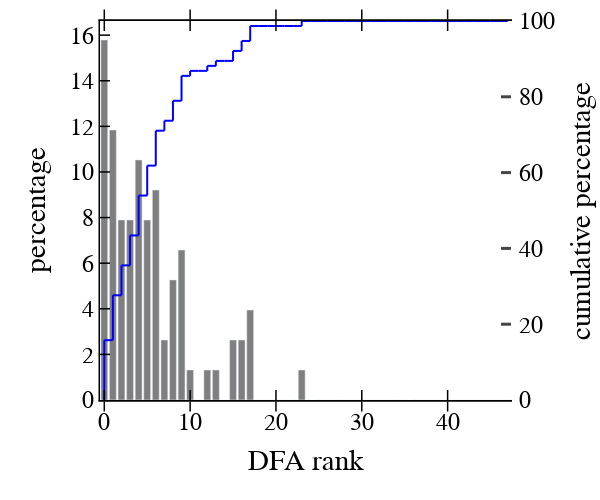

Notebook code cell kept with this figure:
### Markdown cell above
##### DFA ranks

### Code cell
y = []
for ii in range(48):
    y += [len(df_sel[df_sel["ranks"] == ii])*100./len(df_sel)]
data = [go.Bar(x=list(range(48)),
               y=y, name='all', marker_color='rgba(0, 0, 0, 0.5)', showlegend=False),]
xs=list(range(48))
ys=[np.sum(y[:ii])*100./np.sum(y) for ii in xs]
for ii in range(47):
    data += [go.Scatter(x=[xs[ii], xs[ii]], y=[ys[ii], ys[ii+1]], mode='lines', yaxis="y2", line=dict(color='blue', width=2, dash='solid'), showlegend=False)]
    data += [go.Scatter(x=[xs[ii], xs[ii+1]], y=[ys[ii+1], ys[ii+1]], mode='lines', yaxis="y2", line=dict(color='blue', width=2, dash='solid'), showlegend=False)]
layout = go.Layout()
layout.update(glob_layout)
layout.legend.update(x=1, y=1, bgcolor="rgba(0,0,0,0)")
layout["xaxis"].update({'title': "DFA rank"})
layout["yaxis"].update({'title': "percentage", "mirror": False})
layout.update({"yaxis2": dict(
    title="cumulative percentage",
    titlefont=dict(color="black"),
    tickfont=dict(color="black"),
    anchor="free",
    overlaying="y",
    side="right",
    position=1,
    range=[0, 100],
    showgrid=True,  
    zeroline=True, 
    ticks="inside", 
    showline=True,
    tickwidth=3, 
    linewidth=3, 
    ticklen=10,
#     mirror=True,
)},)
layout.update(width=600, height=500, boxmode='group')
fig = dict(data=data, layout=layout)
iplot(fig)

### Figure 1 — Plotly figure (JSON) as saved in the notebook; plotly's stock layout.template omitted (floating-point values rounded to 4 significant figures)
{"data": [{"marker": {"color": "rgba(0, 0, 0, 0.5)"}, "name": "all", "showlegend": false, "type": "bar", "x": [0, 1, 2, 3, 4, 5, 6, 7, 8, 9, 10, 11, 12, 13, 14, 15, 16, 17, 18, 19, 20, 21, 22, 23, 24, 25, 26, 27, 28, 29, 30, 31, 32, 33, 34, 35, 36, 37, 38, 39, 40, 41, 42, 43, 44, 45, 46, 47], "y": [15.79, 11.84, 7.895, 7.895, 10.53, 7.895, 9.211, 2.632, 5.263, 6.579, 1.316, 0, 1.316, 1.316, 0, 2.632, 2.632, 3.947, 0, 0, 0, 0, 0, 1.316, 0, 0, 0, 0, 0, 0, 0, 0, 0, 0, 0, 0, 0, 0, 0, 0, 0, 0, 0, 0, 0, 0, 0, 0]}, {"line": {"color": "blue", "dash": "solid", "width": 2}, "mode": "lines", "showlegend": false, "type": "scatter", "x": [0, 0], "y": [0, 15.79], "yaxis": "y2"}, {"line": {"color": "blue", "dash": "solid", "width": 2}, "mode": "lines", "showlegend": false, "type": "scatter", "x": [0, 1], "y": [15.79, 15.79], "yaxis": "y2"}, {"line": {"color": "blue", "dash": "solid", "width": 2}, "mode": "lines", "showlegend": false, "type": "scatter", "x": [1, 1], "y": [15.79, 27.63], "yaxis": "y2"}, {"line": {"color": "blue", "dash": "solid", "width": 2}, "mode": "lines", "showlegend": false, "type": "scatter", "x": [1, 2], "y": [27.63, 27.63], "yaxis": "y2"}, {"line": {"color": "blue", "dash": "solid", "width": 2}, "mode": "lines", "showlegend": false, "type": "scatter", "x": [2, 2], "y": [27.63, 35.53], "yaxis": "y2"}, {"line": {"color": "blue", "dash": "solid", "width": 2}, "mode": "lines", "showlegend": false, "type": "scatter", "x": [2, 3], "y": [35.53, 35.53], "yaxis": "y2"}, {"line": {"color": "blue", "dash": "solid", "width": 2}, "mode": "lines", "showlegend": false, "type": "scatter", "x": [3, 3], "y": [35.53, 43.42], "yaxis": "y2"}, {"line": {"color": "blue", "dash": "solid", "width": 2}, "mode": "lines", "showlegend": false, "type": "scatter", "x": [3, 4], "y": [43.42, 43.42], "yaxis": "y2"}, {"line": {"color": "blue", "dash": "solid", "width": 2}, "mode": "lines", "showlegend": false, "type": "scatter", "x": [4, 4], "y": [43.42, 53.95], "yaxis": "y2"}, {"line": {"color": "blue", "dash": "solid", "width": 2}, "mode": "lines", "showlegend": false, "type": "scatter", "x": [4, 5], "y": [53.95, 53.95], "yaxis": "y2"}, {"line": {"color": "blue", "dash": "solid", "width": 2}, "mode": "lines", "showlegend": false, "type": "scatter", "x": [5, 5], "y": [53.95, 61.84], "yaxis": "y2"}, {"line": {"color": "blue", "dash": "solid", "width": 2}, "mode": "lines", "showlegend": false, "type": "scatter", "x": [5, 6], "y": [61.84, 61.84], "yaxis": "y2"}, {"line": {"color": "blue", "dash": "solid", "width": 2}, "mode": "lines", "showlegend": false, "type": "scatter", "x": [6, 6], "y": [61.84, 71.05], "yaxis": "y2"}, {"line": {"color": "blue", "dash": "solid", "width": 2}, "mode": "lines", "showlegend": false, "type": "scatter", "x": [6, 7], "y": [71.05, 71.05], "yaxis": "y2"}, {"line": {"color": "blue", "dash": "solid", "width": 2}, "mode": "lines", "showlegend": false, "type": "scatter", "x": [7, 7], "y": [71.05, 73.68], "yaxis": "y2"}, {"line": {"color": "blue", "dash": "solid", "width": 2}, "mode": "lines", "showlegend": false, "type": "scatter", "x": [7, 8], "y": [73.68, 73.68], "yaxis": "y2"}, {"line": {"color": "blue", "dash": "solid", "width": 2}, "mode": "lines", "showlegend": false, "type": "scatter", "x": [8, 8], "y": [73.68, 78.95], "yaxis": "y2"}, {"line": {"color": "blue", "dash": "solid", "width": 2}, "mode": "lines", "showlegend": false, "type": "scatter", "x": [8, 9], "y": [78.95, 78.95], "yaxis": "y2"}, {"line": {"color": "blue", "dash": "solid", "width": 2}, "mode": "lines", "showlegend": false, "type": "scatter", "x": [9, 9], "y": [78.95, 85.53], "yaxis": "y2"}, {"line": {"color": "blue", "dash": "solid", "width": 2}, "mode": "lines", "showlegend": false, "type": "scatter", "x": [9, 10], "y": [85.53, 85.53], "yaxis": "y2"}, {"line": {"color": "blue", "dash": "solid", "width": 2}, "mode": "lines", "showlegend": false, "type": "scatter", "x": [10, 10], "y": [85.53, 86.84], "yaxis": "y2"}, {"line": {"color": "blue", "dash": "solid", "width": 2}, "mode": "lines", "showlegend": false, "type": "scatter", "x": [10, 11], "y": [86.84, 86.84], "yaxis": "y2"}, {"line": {"color": "blue", "dash": "solid", "width": 2}, "mode": "lines", "showlegend": false, "type": "scatter", "x": [11, 11], "y": [86.84, 86.84], "yaxis": "y2"}, {"line": {"color": "blue", "dash": "solid", "width": 2}, "mode": "lines", "showlegend": false, "type": "scatter", "x": [11, 12], "y": [86.84, 86.84], "yaxis": "y2"}, {"line": {"color": "blue", "dash": "solid", "width": 2}, "mode": "lines", "showlegend": false, "type": "scatter", "x": [12, 12], "y": [86.84, 88.16], "yaxis": "y2"}, {"line": {"color": "blue", "dash": "solid", "width": 2}, "mode": "lines", "showlegend": false, "type": "scatter", "x": [12, 13], "y": [88.16, 88.16], "yaxis": "y2"}, {"line": {"color": "blue", "dash": "solid", "width": 2}, "mode": "lines", "showlegend": false, "type": "scatter", "x": [13, 13], "y": [88.16, 89.47], "yaxis": "y2"}, {"line": {"color": "blue", "dash": "solid", "width": 2}, "mode": "lines", "showlegend": false, "type": "scatter", "x": [13, 14], "y": [89.47, 89.47], "yaxis": "y2"}, {"line": {"color": "blue", "dash": "solid", "width": 2}, "mode": "lines", "showlegend": false, "type": "scatter", "x": [14, 14], "y": [89.47, 89.47], "yaxis": "y2"}, {"line": {"color": "blue", "dash": "solid", "width": 2}, "mode": "lines", "showlegend": false, "type": "scatter", "x": [14, 15], "y": [89.47, 89.47], "yaxis": "y2"}, {"line": {"color": "blue", "dash": "solid", "width": 2}, "mode": "lines", "showlegend": false, "type": "scatter", "x": [15, 15], "y": [89.47, 92.11], "yaxis": "y2"}, {"line": {"color": "blue", "dash": "solid", "width": 2}, "mode": "lines", "showlegend": false, "type": "scatter", "x": [15, 16], "y": [92.11, 92.11], "yaxis": "y2"}, {"line": {"color": "blue", "dash": "solid", "width": 2}, "mode": "lines", "showlegend": false, "type": "scatter", "x": [16, 16], "y": [92.11, 94.74], "yaxis": "y2"}, {"line": {"color": "blue", "dash": "solid", "width": 2}, "mode": "lines", "showlegend": false, "type": "scatter", "x": [16, 17], "y": [94.74, 94.74], "yaxis": "y2"}, {"line": {"color": "blue", "dash": "solid", "width": 2}, "mode": "lines", "showlegend": false, "type": "scatter", "x": [17, 17], "y": [94.74, 98.68], "yaxis": "y2"}, {"line": {"color": "blue", "dash": "solid", "width": 2}, "mode": "lines", "showlegend": false, "type": "scatter", "x": [17, 18], "y": [98.68, 98.68], "yaxis": "y2"}, {"line": {"color": "blue", "dash": "solid", "width": 2}, "mode": "lines", "showlegend": false, "type": "scatter", "x": [18, 18], "y": [98.68, 98.68], "yaxis": "y2"}, {"line": {"color": "blue", "dash": "solid", "width": 2}, "mode": "lines", "showlegend": false, "type": "scatter", "x": [18, 19], "y": [98.68, 98.68], "yaxis": "y2"}, {"line": {"color": "blue", "dash": "solid", "width": 2}, "mode": "lines", "showlegend": false, "type": "scatter", "x": [19, 19], "y": [98.68, 98.68], "yaxis": "y2"}, {"line": {"color": "blue", "dash": "solid", "width": 2}, "mode": "lines", "showlegend": false, "type": "scatter", "x": [19, 20], "y": [98.68, 98.68], "yaxis": "y2"}, {"line": {"color": "blue", "dash": "solid", "width": 2}, "mode": "lines", "showlegend": false, "type": "scatter", "x": [20, 20], "y": [98.68, 98.68], "yaxis": "y2"}, {"line": {"color": "blue", "dash": "solid", "width": 2}, "mode": "lines", "showlegend": false, "type": "scatter", "x": [20, 21], "y": [98.68, 98.68], "yaxis": "y2"}, {"line": {"color": "blue", "dash": "solid", "width": 2}, "mode": "lines", "showlegend": false, "type": "scatter", "x": [21, 21], "y": [98.68, 98.68], "yaxis": "y2"}, {"line": {"color": "blue", "dash": "solid", "width": 2}, "mode": "lines", "showlegend": false, "type": "scatter", "x": [21, 22], "y": [98.68, 98.68], "yaxis": "y2"}, {"line": {"color": "blue", "dash": "solid", "width": 2}, "mode": "lines", "showlegend": false, "type": "scatter", "x": [22, 22], "y": [98.68, 98.68], "yaxis": "y2"}, {"line": {"color": "blue", "dash": "solid", "width": 2}, "mode": "lines", "showlegend": false, "type": "scatter", "x": [22, 23], "y": [98.68, 98.68], "yaxis": "y2"}, {"line": {"color": "blue", "dash": "solid", "width": 2}, "mode": "lines", "showlegend": false, "type": "scatter", "x": [23, 23], "y": [98.68, 100], "yaxis": "y2"}, {"line": {"color": "blue", "dash": "solid", "width": 2}, "mode": "lines", "showlegend": false, "type": "scatter", "x": [23, 24], "y": [100, 100], "yaxis": "y2"}, {"line": {"color": "blue", "dash": "solid", "width": 2}, "mode": "lines", "showlegend": false, "type": "scatter", "x": [24, 24], "y": [100, 100], "yaxis": "y2"}, {"line": {"color": "blue", "dash": "solid", "width": 2}, "mode": "lines", "showlegend": false, "type": "scatter", "x": [24, 25], "y": [100, 100], "yaxis": "y2"}, {"line": {"color": "blue", "dash": "solid", "width": 2}, "mode": "lines", "showlegend": false, "type": "scatter", "x": [25, 25], "y": [100, 100], "yaxis": "y2"}, {"line": {"color": "blue", "dash": "solid", "width": 2}, "mode": "lines", "showlegend": false, "type": "scatter", "x": [25, 26], "y": [100, 100], "yaxis": "y2"}, {"line": {"color": "blue", "dash": "solid", "width": 2}, "mode": "lines", "showlegend": false, "type": "scatter", "x": [26, 26], "y": [100, 100], "yaxis": "y2"}, {"line": {"color": "blue", "dash": "solid", "width": 2}, "mode": "lines", "showlegend": false, "type": "scatter", "x": [26, 27], "y": [100, 100], "yaxis": "y2"}, {"line": {"color": "blue", "dash": "solid", "width": 2}, "mode": "lines", "showlegend": false, "type": "scatter", "x": [27, 27], "y": [100, 100], "yaxis": "y2"}, {"line": {"color": "blue", "dash": "solid", "width": 2}, "mode": "lines", "showlegend": false, "type": "scatter", "x": [27, 28], "y": [100, 100], "yaxis": "y2"}, {"line": {"color": "blue", "dash": "solid", "width": 2}, "mode": "lines", "showlegend": false, "type": "scatter", "x": [28, 28], "y": [100, 100], "yaxis": "y2"}, {"line": {"color": "blue", "dash": "solid", "width": 2}, "mode": "lines", "showlegend": false, "type": "scatter", "x": [28, 29], "y": [100, 100], "yaxis": "y2"}, {"line": {"color": "blue", "dash": "solid", "width": 2}, "mode": "lines", "showlegend": false, "type": "scatter", "x": [29, 29], "y": [100, 100], "yaxis": "y2"}, {"line": {"color": "blue", "dash": "solid", "width": 2}, "mode": "lines", "showlegend": false, "type": "scatter", "x": [29, 30], "y": [100, 100], "yaxis": "y2"}, {"line": {"color": "blue", "dash": "solid", "width": 2}, "mode": "lines", "showlegend": false, "type": "scatter", "x": [30, 30], "y": [100, 100], "yaxis": "y2"}, {"line": {"color": "blue", "dash": "solid", "width": 2}, "mode": "lines", "showlegend": false, "type": "scatter", "x": [30, 31], "y": [100, 100], "yaxis": "y2"}, {"line": {"color": "blue", "dash": "solid", "width": 2}, "mode": "lines", "showlegend": false, "type": "scatter", "x": [31, 31], "y": [100, 100], "yaxis": "y2"}, {"line": {"color": "blue", "dash": "solid", "width": 2}, "mode": "lines", "showlegend": false, "type": "scatter", "x": [31, 32], "y": [100, 100], "yaxis": "y2"}, {"line": {"color": "blue", "dash": "solid", "width": 2}, "mode": "lines", "showlegend": false, "type": "scatter", "x": [32, 32], "y": [100, 100], "yaxis": "y2"}, {"line": {"color": "blue", "dash": "solid", "width": 2}, "mode": "lines", "showlegend": false, "type": "scatter", "x": [32, 33], "y": [100, 100], "yaxis": "y2"}, {"line": {"color": "blue", "dash": "solid", "width": 2}, "mode": "lines", "showlegend": false, "type": "scatter", "x": [33, 33], "y": [100, 100], "yaxis": "y2"}, {"line": {"color": "blue", "dash": "solid", "width": 2}, "mode": "lines", "showlegend": false, "type": "scatter", "x": [33, 34], "y": [100, 100], "yaxis": "y2"}, {"line": {"color": "blue", "dash": "solid", "width": 2}, "mode": "lines", "showlegend": false, "type": "scatter", "x": [34, 34], "y": [100, 100], "yaxis": "y2"}, {"line": {"color": "blue", "dash": "solid", "width": 2}, "mode": "lines", "showlegend": false, "type": "scatter", "x": [34, 35], "y": [100, 100], "yaxis": "y2"}, {"line": {"color": "blue", "dash": "solid", "width": 2}, "mode": "lines", "showlegend": false, "type": "scatter", "x": [35, 35], "y": [100, 100], "yaxis": "y2"}, {"line": {"color": "blue", "dash": "solid", "width": 2}, "mode": "lines", "showlegend": false, "type": "scatter", "x": [35, 36], "y": [100, 100], "yaxis": "y2"}, {"line": {"color": "blue", "dash": "solid", "width": 2}, "mode": "lines", "showlegend": false, "type": "scatter", "x": [36, 36], "y": [100, 100], "yaxis": "y2"}, {"line": {"color": "blue", "dash": "solid", "width": 2}, "mode": "lines", "showlegend": false, "type": "scatter", "x": [36, 37], "y": [100, 100], "yaxis": "y2"}, {"line": {"color": "blue", "dash": "solid", "width": 2}, "mode": "lines", "showlegend": false, "type": "scatter", "x": [37, 37], "y": [100, 100], "yaxis": "y2"}, {"line": {"color": "blue", "dash": "solid", "width": 2}, "mode": "lines", "showlegend": false, "type": "scatter", "x": [37, 38], "y": [100, 100], "yaxis": "y2"}, {"line": {"color": "blue", "dash": "solid", "width": 2}, "mode": "lines", "showlegend": false, "type": "scatter", "x": [38, 38], "y": [100, 100], "yaxis": "y2"}, {"line": {"color": "blue", "dash": "solid", "width": 2}, "mode": "lines", "showlegend": false, "type": "scatter", "x": [38, 39], "y": [100, 100], "yaxis": "y2"}, {"line": {"color": "blue", "dash": "solid", "width": 2}, "mode": "lines", "showlegend": false, "type": "scatter", "x": [39, 39], "y": [100, 100], "yaxis": "y2"}, {"line": {"color": "blue", "dash": "solid", "width": 2}, "mode": "lines", "showlegend": false, "type": "scatter", "x": [39, 40], "y": [100, 100], "yaxis": "y2"}, {"line": {"color": "blue", "dash": "solid", "width": 2}, "mode": "lines", "showlegend": false, "type": "scatter", "x": [40, 40], "y": [100, 100], "yaxis": "y2"}, {"line": {"color": "blue", "dash": "solid", "width": 2}, "mode": "lines", "showlegend": false, "type": "scatter", "x": [40, 41], "y": [100, 100], "yaxis": "y2"}, {"line": {"color": "blue", "dash": "solid", "width": 2}, "mode": "lines", "showlegend": false, "type": "scatter", "x": [41, 41], "y": [100, 100], "yaxis": "y2"}, {"line": {"color": "blue", "dash": "solid", "width": 2}, "mode": "lines", "showlegend": false, "type": "scatter", "x": [41, 42], "y": [100, 100], "yaxis": "y2"}, {"line": {"color": "blue", "dash": "solid", "width": 2}, "mode": "lines", "showlegend": false, "type": "scatter", "x": [42, 42], "y": [100, 100], "yaxis": "y2"}, {"line": {"color": "blue", "dash": "solid", "width": 2}, "mode": "lines", "showlegend": false, "type": "scatter", "x": [42, 43], "y": [100, 100], "yaxis": "y2"}, {"line": {"color": "blue", "dash": "solid", "width": 2}, "mode": "lines", "showlegend": false, "type": "scatter", "x": [43, 43], "y": [100, 100], "yaxis": "y2"}, {"line": {"color": "blue", "dash": "solid", "width": 2}, "mode": "lines", "showlegend": false, "type": "scatter", "x": [43, 44], "y": [100, 100], "yaxis": "y2"}, {"line": {"color": "blue", "dash": "solid", "width": 2}, "mode": "lines", "showlegend": false, "type": "scatter", "x": [44, 44], "y": [100, 100], "yaxis": "y2"}, {"line": {"color": "blue", "dash": "solid", "width": 2}, "mode": "lines", "showlegend": false, "type": "scatter", "x": [44, 45], "y": [100, 100], "yaxis": "y2"}, {"line": {"color": "blue", "dash": "solid", "width": 2}, "mode": "lines", "showlegend": false, "type": "scatter", "x": [45, 45], "y": [100, 100], "yaxis": "y2"}, {"line": {"color": "blue", "dash": "solid", "width": 2}, "mode": "lines", "showlegend": false, "type": "scatter", "x": [45, 46], "y": [100, 100], "yaxis": "y2"}, {"line": {"color": "blue", "dash": "solid", "width": 2}, "mode": "lines", "showlegend": false, "type": "scatter", "x": [46, 46], "y": [100, 100], "yaxis": "y2"}, {"line": {"color": "blue", "dash": "solid", "width": 2}, "mode": "lines", "showlegend": false, "type": "scatter", "x": [46, 47], "y": [100, 100], "yaxis": "y2"}], "layout": {"boxmode": "group", "font": {"color": "black", "family": "Helvetica", "size": 24}, "height": 500, "legend": {"bgcolor": "rgba(0,0,0,0)", "orientation": "v", "x": 1, "y": 1}, "margin": {"b": 100, "l": 100, "r": 10, "t": 10}, "paper_bgcolor": "rgba(255,255,255,100)", "plot_bgcolor": "white", "width": 600, "xaxis": {"color": "black", "linecolor": "black", "linewidth": 1.5, "mirror": "allticks", "showgrid": false, "showline": true, "ticklen": 10, "ticks": "inside", "tickwidth": 1.5, "title": {"text": "DFA rank"}, "zeroline": false}, "yaxis": {"color": "black", "linecolor": "black", "linewidth": 1.5, "mirror": false, "showgrid": false, "showline": true, "ticklen": 10, "ticks": "inside", "tickwidth": 1.5, "title": {"text": "percentage"}, "zeroline": false}, "yaxis2": {"anchor": "free", "linewidth": 3, "overlaying": "y", "position": 1, "range": [0, 100], "showgrid": true, "showline": true, "side": "right", "tickfont": {"color": "black"}, "ticklen": 10, "ticks": "inside", "tickwidth": 3, "title": {"font": {"color": "black"}, "text": "cumulative percentage"}, "zeroline": true}}}
